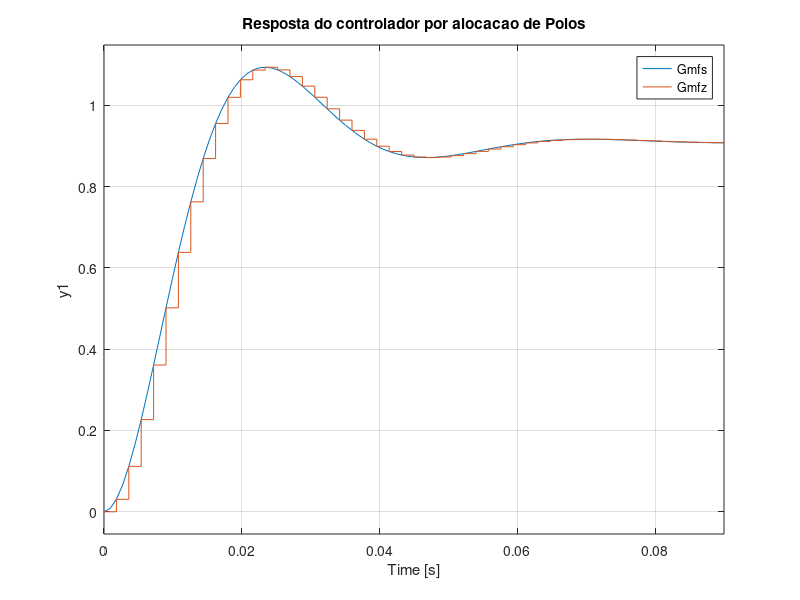
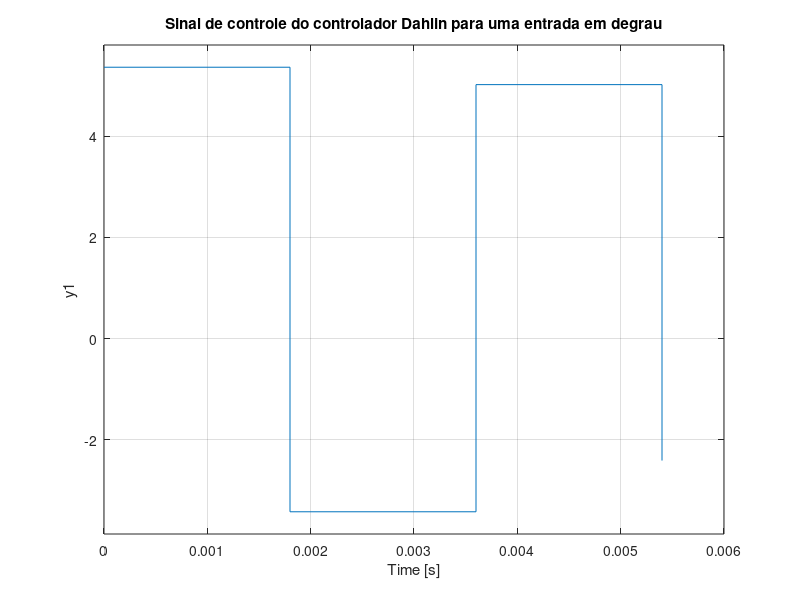
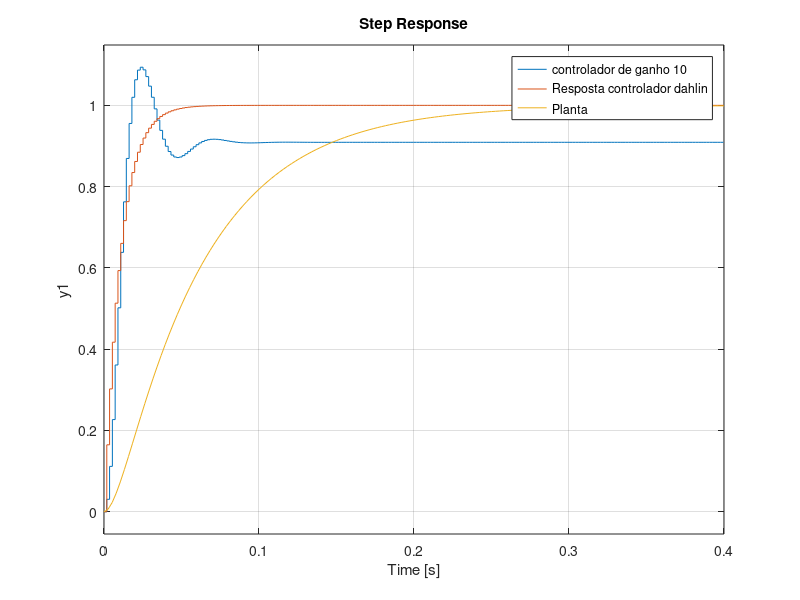

The MATLAB source for these figures, in order:
K=10;
Gf = tf([2066],[1 136.4 2066]);
Gmfs = tf([K*2066],[1 136.4 (K+1)*2066]);
T = 0.0018;
Gmfz = c2d(Gmfs,T);
Gz = c2d(Gf,T);
step(Gmfs,Gmfz);
title('Resposta do controlador por alocacao de Polos');
tau = 0.01;
k=1;
q = exp(-T/tau);
z = zpk('z',T);
Tdh = ((1-q)*z^-k)/(1-q*z^-1 -(1-q)*z^-k);
Ddh = (1/Gmfz) *(Tdh);
Gdh = feedback(Ddh*Gmfz,1);
figure;
step(Ddh);
title('Sinal de controle do controlador Dahlin para uma entrada em degrau');
figure;
step(Gmfz,Gdh,Gf);
legend('controlador de ganho 10','Resposta controlador dahlin','Planta');